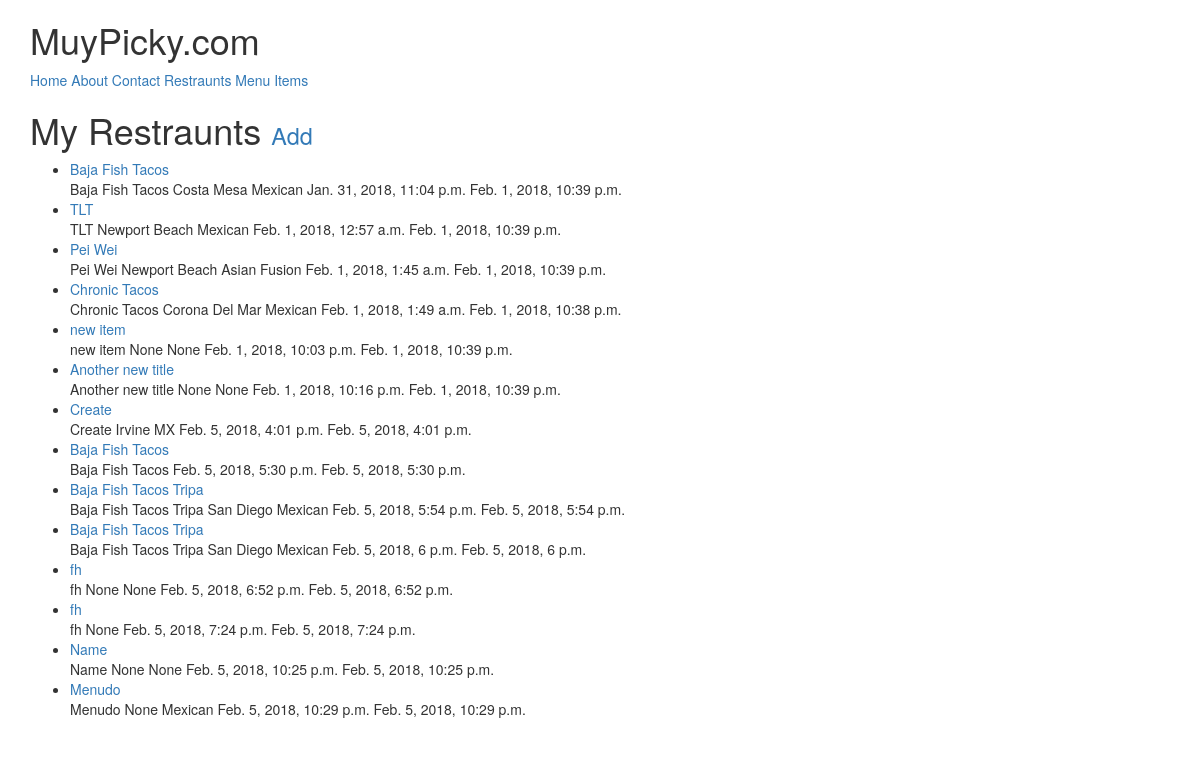
The app's page /restraunts/ (signed in), older data.
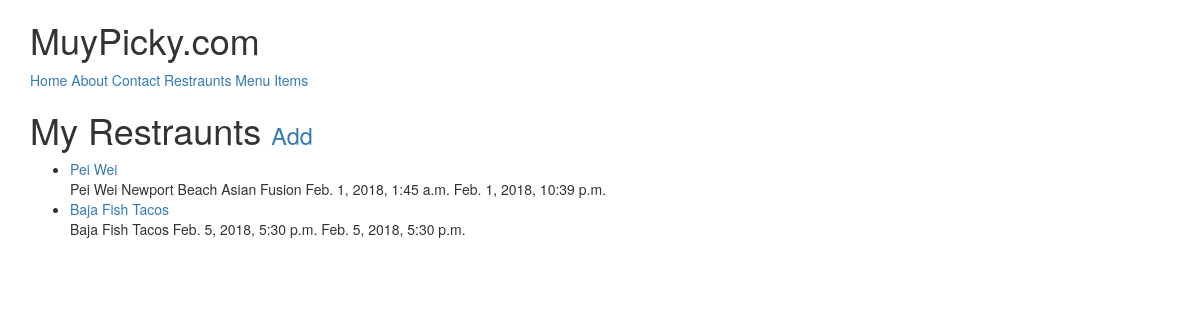
The same page, newer data.
### restraunts/models.py (models this page shows, shortened)
class RestrauntLocation(models.Model):
	owner               = models.ForeignKey(User)
	name 				= models.CharField(max_length=120)
	location 			= models.CharField(max_length=120, null=True, blank=True)
	category            = models.CharField(max_length=120, null=True, blank=True, validators=[validate_category])
	timestamp           = models.DateTimeField(auto_now_add=True)
	updated             = models.DateTimeField(auto_now=True)
	slug         		= models.SlugField(null=True, blank=True)
	objects = RestrauntLocationManager()
	def __str__(self):
		return self.name
	def get_absolute_url(self):
		return reverse('restraunts:detail', kwargs={'slug': self.slug})

### restraunts/views.py (the view)
# urls.py: url(r'$', RestrauntListView.as_view(), name='list'),
class RestrauntListView(LoginRequiredMixin, ListView):
	def get_queryset(self):
		return	RestrauntLocation.objects.filter(owner=self.request.user)

### restraunts/models.py (called while the page is built)
	def get_queryset(self):
		return RestrauntLocationMangerQuerySet(self.model, using=self._db)

### restraunts/templates/restraunts/restrauntlocation_list.html (shortened to what this page needs)
{% extends "base.html" %}
{% block content %}
<h1>My Restraunts <small><a href='{% url "restraunts:create" %}'>Add</a></small></h1>
<ul>
{% for obj in object_list %}
	<li><a href='{{ obj.get_absolute_url }}'>{{ obj }}</a><br/>
	{{ obj.name }} {{ obj.location }} {{ obj.category }} {{ obj.timestamp }} {{ obj.updated }}</li>
{% empty %}
	<li><a href='{% url "restraunts:create" %}'>Add One</a></li>
{% endfor %}
</ul>
{% endblock %}

### templates/base.html (shortened to what this page needs)
<!DOCTYPE html>
<html lang=en>
<head>
{% include 'snippets/css.html' %}
</head>
<body>
{% include 'snippets/nav.html' %}
<div class='container'>
{% block content %}{% endblock content %}
</div>
</body>
</html>

### templates/snippets/css.html (shortened to what this page needs)
<link rel="stylesheet" href="https://maxcdn.bootstrapcdn.com/bootstrap/3.3.7/css/bootstrap.min.css">
<link rel="stylesheet" href="https://maxcdn.bootstrapcdn.com/bootstrap/3.3.7/css/bootstrap-theme.min.css">

### templates/snippets/nav.html
<div class='container'>
<h1>MuyPicky.com</h1>
<a href='{% url "home" %}'>Home</a>
<a href='{% url "about" %}'>About</a>
<a href='{% url "contact" %}'>Contact</a>
{% if request.user.is_authenticated %}
<a href='{% url "restraunts:list" %}'>Restraunts</a>
<a href='{% url "menus:list" %}'>Menu Items</a>
{% endif %}
</div>

Row changes from the older to the newer data that the page shows:
removed RestrauntLocation: name "Baja Fish Tacos", location "Costa Mesa", category "Mexican", timestamp "Jan. 31, 2018, 11:04 p.m.", updated "Feb. 1, 2018, 10:39 p.m."
removed RestrauntLocation: name "TLT", location "Newport Beach", category "Mexican", timestamp "Feb. 1, 2018, 12:57 a.m.", updated "Feb. 1, 2018, 10:39 p.m."
removed RestrauntLocation: name "Chronic Tacos", location "Corona Del Mar", category "Mexican", timestamp "Feb. 1, 2018, 1:49 a.m.", updated "Feb. 1, 2018, 10:38 p.m."
removed RestrauntLocation: name "new item", location "None", category "None", timestamp "Feb. 1, 2018, 10:03 p.m.", updated "Feb. 1, 2018, 10:39 p.m."
removed RestrauntLocation: name "Another new title", location "None", category "None", timestamp "Feb. 1, 2018, 10:16 p.m.", updated "Feb. 1, 2018, 10:39 p.m."
removed RestrauntLocation: name "Create", location "Irvine", category "MX", timestamp "Feb. 5, 2018, 4:01 p.m.", updated "Feb. 5, 2018, 4:01 p.m."
removed RestrauntLocation: name "Baja Fish Tacos Tripa", location "San Diego", category "Mexican", timestamp "Feb. 5, 2018, 5:54 p.m.", updated "Feb. 5, 2018, 5:54 p.m."
removed RestrauntLocation: name "Baja Fish Tacos Tripa", location "San Diego", category "Mexican", timestamp "Feb. 5, 2018, 6 p.m.", updated "Feb. 5, 2018, 6 p.m."
removed RestrauntLocation: name "fh", location "None", category "None", timestamp "Feb. 5, 2018, 6:52 p.m.", updated "Feb. 5, 2018, 6:52 p.m."
removed RestrauntLocation: name "fh", location "None", timestamp "Feb. 5, 2018, 7:24 p.m.", updated "Feb. 5, 2018, 7:24 p.m."
removed RestrauntLocation: name "Name", location "None", category "None", timestamp "Feb. 5, 2018, 10:25 p.m.", updated "Feb. 5, 2018, 10:25 p.m."
removed RestrauntLocation: name "Menudo", location "None", category "Mexican", timestamp "Feb. 5, 2018, 10:29 p.m.", updated "Feb. 5, 2018, 10:29 p.m."
